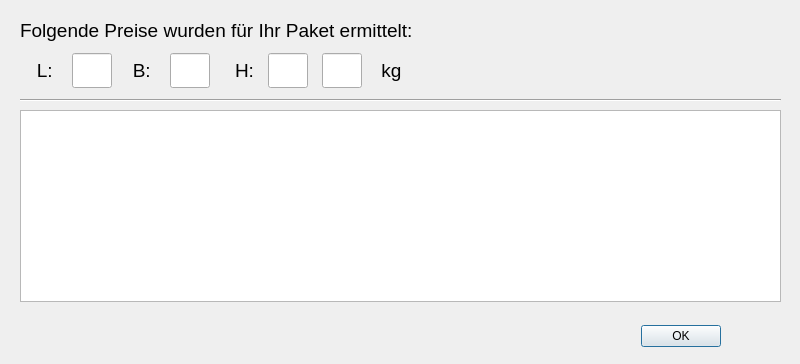
<?xml version="1.0" encoding="UTF-8"?>
<ui version="4.0">
 <class>Dialog</class>
 <widget class="QDialog" name="Dialog">
  <property name="geometry">
   <rect>
    <x>0</x>
    <y>0</y>
    <width>800</width>
    <height>364</height>
   </rect>
  </property>
  <property name="sizePolicy">
   <sizepolicy hsizetype="Expanding" vsizetype="Expanding">
    <horstretch>0</horstretch>
    <verstretch>0</verstretch>
   </sizepolicy>
  </property>
  <property name="minimumSize">
   <size>
    <width>800</width>
    <height>360</height>
   </size>
  </property>
  <property name="windowTitle">
   <string>Ihre ermittelten Preise</string>
  </property>
  <property name="modal">
   <bool>true</bool>
  </property>
  <widget class="QDialogButtonBox" name="buttonBox">
   <property name="geometry">
    <rect>
     <x>630</x>
     <y>320</y>
     <width>91</width>
     <height>32</height>
    </rect>
   </property>
   <property name="orientation">
    <enum>Qt::Horizontal</enum>
   </property>
   <property name="standardButtons">
    <set>QDialogButtonBox::Ok</set>
   </property>
  </widget>
  <widget class="QLabel" name="label_headline">
   <property name="geometry">
    <rect>
     <x>20</x>
     <y>10</y>
     <width>531</width>
     <height>41</height>
    </rect>
   </property>
   <property name="minimumSize">
    <size>
     <width>420</width>
     <height>0</height>
    </size>
   </property>
   <property name="font">
    <font>
     <pointsize>14</pointsize>
    </font>
   </property>
   <property name="text">
    <string>Folgende Preise wurden für Ihr Paket ermittelt:</string>
   </property>
  </widget>
  <widget class="QWidget" name="horizontalLayoutWidget">
   <property name="geometry">
    <rect>
     <x>20</x>
     <y>50</y>
     <width>401</width>
     <height>41</height>
    </rect>
   </property>
   <layout class="QHBoxLayout" name="horizontalLayout">
    <item>
     <widget class="QLabel" name="label_display_length">
      <property name="minimumSize">
       <size>
        <width>25</width>
        <height>35</height>
       </size>
      </property>
      <property name="maximumSize">
       <size>
        <width>30</width>
        <height>35</height>
       </size>
      </property>
      <property name="font">
       <font>
        <pointsize>14</pointsize>
       </font>
      </property>
      <property name="text">
       <string>L: </string>
      </property>
      <property name="alignment">
       <set>Qt::AlignRight|Qt::AlignTrailing|Qt::AlignVCenter</set>
      </property>
     </widget>
    </item>
    <item>
     <widget class="QLineEdit" name="display_length">
      <property name="minimumSize">
       <size>
        <width>40</width>
        <height>35</height>
       </size>
      </property>
      <property name="maximumSize">
       <size>
        <width>40</width>
        <height>35</height>
       </size>
      </property>
      <property name="font">
       <font>
        <pointsize>14</pointsize>
       </font>
      </property>
      <property name="alignment">
       <set>Qt::AlignRight|Qt::AlignTrailing|Qt::AlignVCenter</set>
      </property>
      <property name="readOnly">
       <bool>true</bool>
      </property>
     </widget>
    </item>
    <item>
     <widget class="QLabel" name="label_display_width">
      <property name="minimumSize">
       <size>
        <width>25</width>
        <height>35</height>
       </size>
      </property>
      <property name="maximumSize">
       <size>
        <width>30</width>
        <height>35</height>
       </size>
      </property>
      <property name="font">
       <font>
        <pointsize>14</pointsize>
       </font>
      </property>
      <property name="text">
       <string>B: </string>
      </property>
      <property name="alignment">
       <set>Qt::AlignRight|Qt::AlignTrailing|Qt::AlignVCenter</set>
      </property>
     </widget>
    </item>
    <item>
     <widget class="QLineEdit" name="display_width">
      <property name="minimumSize">
       <size>
        <width>40</width>
        <height>35</height>
       </size>
      </property>
      <property name="maximumSize">
       <size>
        <width>40</width>
        <height>35</height>
       </size>
      </property>
      <property name="font">
       <font>
        <pointsize>14</pointsize>
       </font>
      </property>
      <property name="alignment">
       <set>Qt::AlignRight|Qt::AlignTrailing|Qt::AlignVCenter</set>
      </property>
      <property name="readOnly">
       <bool>true</bool>
      </property>
     </widget>
    </item>
    <item>
     <widget class="QLabel" name="label_display_height">
      <property name="minimumSize">
       <size>
        <width>25</width>
        <height>0</height>
       </size>
      </property>
      <property name="maximumSize">
       <size>
        <width>30</width>
        <height>35</height>
       </size>
      </property>
      <property name="font">
       <font>
        <pointsize>14</pointsize>
       </font>
      </property>
      <property name="text">
       <string>H:</string>
      </property>
      <property name="alignment">
       <set>Qt::AlignRight|Qt::AlignTrailing|Qt::AlignVCenter</set>
      </property>
     </widget>
    </item>
    <item>
     <widget class="QLineEdit" name="display_height">
      <property name="minimumSize">
       <size>
        <width>40</width>
        <height>35</height>
       </size>
      </property>
      <property name="maximumSize">
       <size>
        <width>40</width>
        <height>35</height>
       </size>
      </property>
      <property name="font">
       <font>
        <pointsize>14</pointsize>
       </font>
      </property>
      <property name="alignment">
       <set>Qt::AlignRight|Qt::AlignTrailing|Qt::AlignVCenter</set>
      </property>
      <property name="readOnly">
       <bool>true</bool>
      </property>
     </widget>
    </item>
    <item>
     <widget class="QLineEdit" name="display_weight">
      <property name="minimumSize">
       <size>
        <width>40</width>
        <height>35</height>
       </size>
      </property>
      <property name="maximumSize">
       <size>
        <width>40</width>
        <height>35</height>
       </size>
      </property>
      <property name="font">
       <font>
        <pointsize>14</pointsize>
       </font>
      </property>
      <property name="alignment">
       <set>Qt::AlignRight|Qt::AlignTrailing|Qt::AlignVCenter</set>
      </property>
      <property name="readOnly">
       <bool>true</bool>
      </property>
     </widget>
    </item>
    <item>
     <widget class="QLabel" name="label_display_weight">
      <property name="minimumSize">
       <size>
        <width>25</width>
        <height>0</height>
       </size>
      </property>
      <property name="maximumSize">
       <size>
        <width>30</width>
        <height>35</height>
       </size>
      </property>
      <property name="font">
       <font>
        <pointsize>14</pointsize>
       </font>
      </property>
      <property name="text">
       <string> kg</string>
      </property>
     </widget>
    </item>
   </layout>
  </widget>
  <widget class="Line" name="line">
   <property name="geometry">
    <rect>
     <x>20</x>
     <y>90</y>
     <width>761</width>
     <height>20</height>
    </rect>
   </property>
   <property name="orientation">
    <enum>Qt::Horizontal</enum>
   </property>
  </widget>
  <widget class="QTableWidget" name="tableWidget">
   <property name="geometry">
    <rect>
     <x>20</x>
     <y>110</y>
     <width>761</width>
     <height>192</height>
    </rect>
   </property>
  </widget>
 </widget>
 <resources/>
 <connections>
  <connection>
   <sender>buttonBox</sender>
   <signal>accepted()</signal>
   <receiver>Dialog</receiver>
   <slot>accept()</slot>
   <hints>
    <hint type="sourcelabel">
     <x>720</x>
     <y>334</y>
    </hint>
    <hint type="destinationlabel">
     <x>157</x>
     <y>274</y>
    </hint>
   </hints>
  </connection>
  <connection>
   <sender>buttonBox</sender>
   <signal>rejected()</signal>
   <receiver>Dialog</receiver>
   <slot>reject()</slot>
   <hints>
    <hint type="sourcelabel">
     <x>720</x>
     <y>340</y>
    </hint>
    <hint type="destinationlabel">
     <x>286</x>
     <y>274</y>
    </hint>
   </hints>
  </connection>
 </connections>
</ui>
